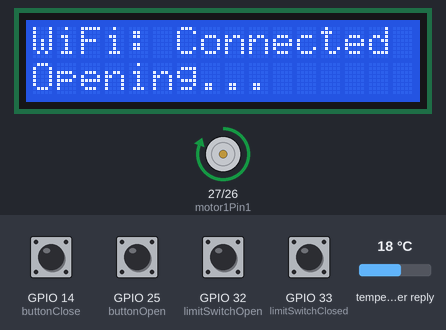
Simulated run of this sketch. Board: ESP32. Shown: 16×2 character LCD, motor-driver pin pairs drawn as motors (green arrow = first pin HIGH = forward, orange = second pin HIGH = backward, longer = more drive). Inputs (shaded band) come from the test bench; at power-on: GPIO 14 (buttonClose), GPIO 25 (buttonOpen), GPIO 32 (limitSwitchOpen), GPIO 33 (limitSwitchClosed) HIGH, temperature in the weather reply 18 °C. WiFi joins after 1.5 s; servers stay silent unless stated; web services answer with replies made up by the test bench; what the sketch prints to the serial monitor is not drawn.

Above: at 2.6 s.
2.7 s: GPIO 32 (limitSwitchOpen) pulled LOW for 0.15 s
At 3.2 s:
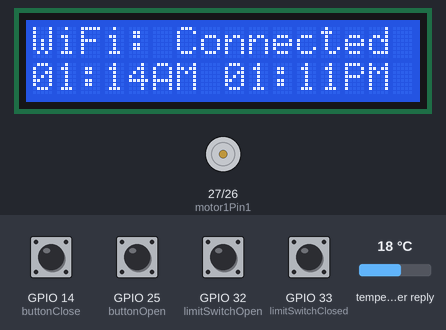
4.3 s: GPIO 14 (buttonClose) pulled LOW for 0.15 s
At 5.5 s:
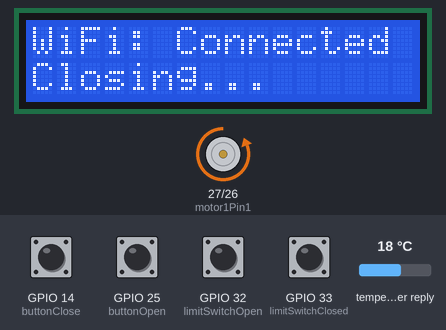
5.9 s: GPIO 33 (limitSwitchClosed) pulled LOW for 0.15 s
At 6.6 s:
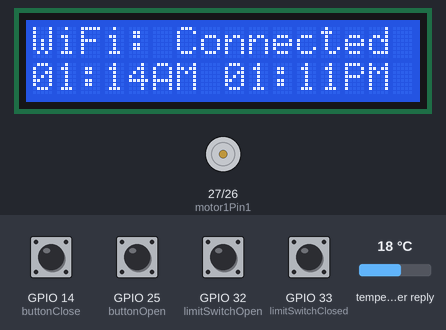
7.5 s: GPIO 25 (buttonOpen) pulled LOW for 0.15 s
At 8.7 s:
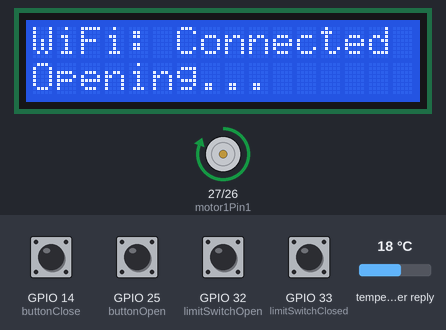
9.1 s: GPIO 32 (limitSwitchOpen) pulled LOW for 1 s
At 10.3 s:
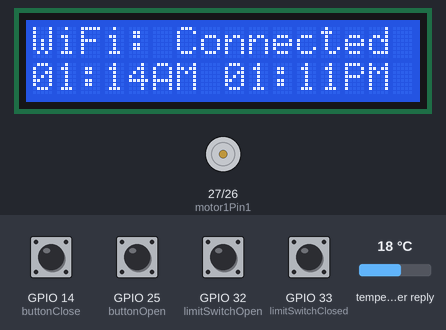
11.6 s: GPIO 14 (buttonClose) pulled LOW for 1 s
At 12.1 s:
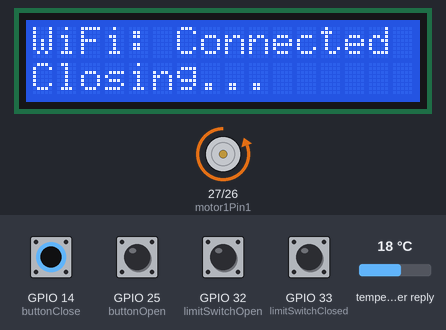
Timing chart, 0 to 14.6 s (numbered marks = the images above; inputs shaded):
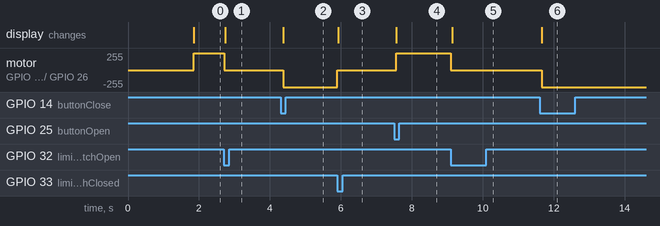

The sketch:

AutomaticCoopDoor.ino
```cpp
#include <WiFi.h>
#include <HTTPClient.h>
#include <Arduino_JSON.h>
#include <TimeLib.h>
#include <LiquidCrystal_I2C.h>
#include <Wire.h>

// WiFi credentials
const char* ssid = "SSID";
const char* password = "Password";

// OpenWeatherMap API
String openWeatherMapApiKey = "OpenWeather API Key";
String city = "Nashville";
String countryCode = "US";

// Time zone offset (CDT = UTC-5)
const long timeZoneOffset = -5 * 3600;

// GPIO pins
const int motor1Pin1 = 27;
const int motor1Pin2 = 26;
const int limitSwitchOpen = 32;
const int limitSwitchClosed = 33;
const int buttonOpen = 25;
const int buttonClose = 14;

// LCD setup
LiquidCrystal_I2C lcd(0x27, 16, 2);

// Timers
unsigned long timerDelay = 60 * 60 * 1000UL;  // 1 hour
unsigned long lastSunUpdate = 0;

// Sunrise/sunset times
time_t localSunriseTime;
time_t localSunsetTime;

// Flags
bool doorOpenedToday = false;
bool doorClosedTonight = false;
bool wifiConnected = false;

String doorState = "Idle";

void setup() {
  Serial.begin(115200);

  pinMode(motor1Pin1, OUTPUT);
  pinMode(motor1Pin2, OUTPUT);
  pinMode(limitSwitchOpen, INPUT_PULLUP);
  pinMode(limitSwitchClosed, INPUT_PULLUP);
  pinMode(buttonOpen, INPUT_PULLUP);
  pinMode(buttonClose, INPUT_PULLUP);

  lcd.init();
  lcd.backlight();
  lcd.setCursor(0, 0);
  lcd.print("Connecting WiFi");

  connectWiFi();
  updateSunTimes();
  updateLCD();

  time_t nowTime = now();
  Serial.print("Time now: ");
  printDateTime(nowTime);
  Serial.print("Open time: ");
  printDateTime(localSunriseTime - 2700);

  if (nowTime >= localSunriseTime && digitalRead(limitSwitchOpen) == HIGH && nowTime < localSunsetTime) {
    Serial.println("Boot: Missed open time. Opening door now...");
    openDoor();
    doorOpenedToday = true;
  } else if (digitalRead(limitSwitchOpen) == LOW) {
    Serial.println("Boot: Door already open.");
    doorOpenedToday = true;
  }

  if (nowTime >= localSunsetTime && digitalRead(limitSwitchClosed) == HIGH || nowTime < localSunriseTime) {
    Serial.println("Boot: Missed close time. Closing door now...");
    closeDoor();
    doorClosedTonight = true;
  } else if (digitalRead(limitSwitchClosed) == LOW) {
    Serial.println("Boot: Door already closed.");
    doorClosedTonight = true;
  }
}

void loop() {
  checkWiFi();
  time_t nowTime = now();

  if (millis() - lastSunUpdate > timerDelay) {
    updateSunTimes();
    updateLCD();
    lastSunUpdate = millis();
    doorOpenedToday = false;
    doorClosedTonight = false;
  }

  if (!doorOpenedToday && nowTime >= localSunriseTime) {
    Serial.println("Auto: Opening door before sunrise.");
    openDoor();
    doorOpenedToday = true;
  }

  if (!doorClosedTonight && nowTime > localSunsetTime && digitalRead(limitSwitchClosed) == HIGH) {
    Serial.println("Auto: Closing door after sunset.");
    closeDoor();
    doorClosedTonight = true;
  }

  if (digitalRead(buttonOpen) == LOW) {
    Serial.println("Manual: Open button pressed.");
    openDoor();
    delay(500);
  }

  if (digitalRead(buttonClose) == LOW) {
    Serial.println("Manual: Close button pressed.");
    closeDoor();
    delay(500);
  }

  delay(100);
}

// ------ DOOR CONTROL ------

void openDoor() {
  if (digitalRead(limitSwitchOpen) == LOW) {
    Serial.println("Door already open.");
    doorState = "Open";
    updateLCD();
    stopMotor();
    return;
  }

  doorState = "Opening...";
  updateLCD();

  digitalWrite(motor1Pin1, HIGH);
  digitalWrite(motor1Pin2, LOW);
  while (digitalRead(limitSwitchOpen) == HIGH) delay(10);

  stopMotor();
  doorState = "Open";
  updateLCD();
  Serial.println("Door opened.");
}

void closeDoor() {
  if (digitalRead(limitSwitchClosed) == LOW) {
    Serial.println("Door already closed.");
    doorState = "Closed";
    updateLCD();
    stopMotor();
    return;
  }

  doorState = "Closing...";
  updateLCD();

  digitalWrite(motor1Pin1, LOW);
  digitalWrite(motor1Pin2, HIGH);
  while (digitalRead(limitSwitchClosed) == HIGH) delay(10);

  stopMotor();
  doorState = "Closed";
  updateLCD();
  Serial.println("Door closed.");
}

void stopMotor() {
  digitalWrite(motor1Pin1, LOW);
  digitalWrite(motor1Pin2, LOW);
}

// ------ WIFI / TIME / API ------

void connectWiFi() {
  Serial.print("Connecting to WiFi...");
  WiFi.begin(ssid, password);

  int retryCount = 0;
  while (WiFi.status() != WL_CONNECTED && retryCount < 40) {
    delay(500);
    Serial.print(".");
    retryCount++;
  }

  if (WiFi.status() == WL_CONNECTED) {
    Serial.println("\nWiFi connected!");
    wifiConnected = true;
  } else {
    Serial.println("\nWiFi failed.");
    wifiConnected = false;
  }
}

void checkWiFi() {
  if (WiFi.status() != WL_CONNECTED) {
    Serial.println("WiFi lost. Reconnecting...");
    WiFi.disconnect();
    WiFi.reconnect();

    unsigned long start = millis();
    while (WiFi.status() != WL_CONNECTED && millis() - start < 10000) {
      delay(500);
      Serial.print(".");
    }

    if (WiFi.status() == WL_CONNECTED) {
      Serial.println("\nReconnected.");
      wifiConnected = true;
      updateSunTimes();
      updateLCD();
    } else {
      Serial.println("\nReconnect failed.");
      wifiConnected = false;
    }
  }
}

void updateSunTimes() {
  if (WiFi.status() == WL_CONNECTED) {
    String url = "http://api.openweathermap.org/data/2.5/weather?q=" + city + "," + countryCode + "&APPID=" + openWeatherMapApiKey;
    String jsonBuffer = httpGETRequest(url.c_str());
    JSONVar obj = JSON.parse(jsonBuffer);

    if (JSON.typeof(obj) == "undefined") {
      Serial.println("JSON parsing failed.");
      return;
    }

    time_t sunriseUTC = (time_t)(long)obj["sys"]["sunrise"];
    time_t sunsetUTC = (time_t)(long)obj["sys"]["sunset"];
    localSunriseTime = sunriseUTC + timeZoneOffset;
    localSunsetTime = sunsetUTC + timeZoneOffset;

    setTime((time_t)(long)obj["dt"] + timeZoneOffset);

    Serial.print("Sunrise: ");
    printDateTime(localSunriseTime);
    Serial.print("Sunset : ");
    printDateTime(localSunsetTime);
  } else {
    Serial.println("Can't update sun times. No WiFi.");
  }
}

String httpGETRequest(const char* serverName) {
  WiFiClient client;
  HTTPClient http;
  http.begin(client, serverName);

  int responseCode = http.GET();
  String payload = "{}";

  if (responseCode > 0) {
    payload = http.getString();
  } else {
    Serial.print("HTTP error: ");
    Serial.println(responseCode);
  }

  http.end();
  return payload;
}

void printDateTime(time_t t) {
  char buf[20];
  sprintf(buf, "%04d-%02d-%02d %02d:%02d:%02d", year(t), month(t), day(t), hour(t), minute(t), second(t));
  Serial.println(buf);
}

void updateLCD() {
  lcd.clear();

  lcd.setCursor(0, 0);
  lcd.print("WiFi: ");
  lcd.print(wifiConnected ? "Connected" : "FAIL");

  lcd.setCursor(0, 1);
  if (doorState == "Opening..." || doorState == "Closing...") {
    lcd.print(doorState);
  } else {
    char buf1[6], buf2[6];
    sprintf(buf1, "%02d:%02d", hour(localSunriseTime), minute(localSunriseTime));
    sprintf(buf2, "%02d:%02d", hour(localSunsetTime) - 12, minute(localSunsetTime));
    lcd.print(buf1);
    lcd.print("AM ");
    lcd.print(buf2);
    lcd.print("PM");
  }
}
```

Measured:
- after the input at 2.7 s, motor on GPIO 27 (motor1Pin1) / GPIO 26 (motor1Pin2): forward 255/255 → stopped at once; the display: changes at once (image 1)
- after the input at 4.3 s, motor on GPIO 27 (motor1Pin1) / GPIO 26 (motor1Pin2): stopped → backward 255/255 after 0.07 s; the display: changes after 0.07 s (image 2)
- after the input at 5.9 s, motor on GPIO 27 (motor1Pin1) / GPIO 26 (motor1Pin2): backward 255/255 → stopped at once; the display: changes at once (image 3)
- after the input at 7.5 s, motor on GPIO 27 (motor1Pin1) / GPIO 26 (motor1Pin2): stopped → forward 255/255 after 0.06 s; the display: changes after 0.06 s (image 4)
- after the input at 9.1 s, motor on GPIO 27 (motor1Pin1) / GPIO 26 (motor1Pin2): forward 255/255 → stopped at once; the display: changes at once (image 5)
- after the input at 11.6 s, motor on GPIO 27 (motor1Pin1) / GPIO 26 (motor1Pin2): stopped → backward 255/255 after 0.07 s; the display: changes after 0.07 s (image 6)
